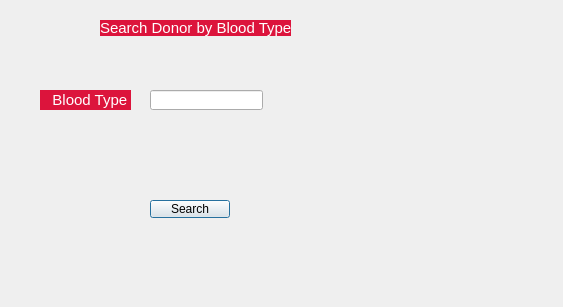
<?xml version="1.0" encoding="UTF-8"?>
<ui version="4.0">
 <class>SearchDonorDialog</class>
 <widget class="QDialog" name="SearchDonorDialog">
  <property name="geometry">
   <rect>
    <x>0</x>
    <y>0</y>
    <width>563</width>
    <height>307</height>
   </rect>
  </property>
  <property name="windowTitle">
   <string>Dialog</string>
  </property>
  <widget class="QLabel" name="label">
   <property name="geometry">
    <rect>
     <x>40</x>
     <y>90</y>
     <width>91</width>
     <height>20</height>
    </rect>
   </property>
   <property name="styleSheet">
    <string notr="true">QLabel{
font-size:15px;
background: crimson;
color:white;
}</string>
   </property>
   <property name="text">
    <string>   Blood Type</string>
   </property>
  </widget>
  <widget class="QLineEdit" name="lineEdit">
   <property name="geometry">
    <rect>
     <x>150</x>
     <y>90</y>
     <width>113</width>
     <height>20</height>
    </rect>
   </property>
  </widget>
  <widget class="QPushButton" name="pushButton">
   <property name="geometry">
    <rect>
     <x>150</x>
     <y>200</y>
     <width>80</width>
     <height>18</height>
    </rect>
   </property>
   <property name="text">
    <string>Search</string>
   </property>
  </widget>
  <widget class="QLabel" name="label_2">
   <property name="geometry">
    <rect>
     <x>100</x>
     <y>20</y>
     <width>191</width>
     <height>16</height>
    </rect>
   </property>
   <property name="styleSheet">
    <string notr="true">QLabel{
font-size:15px;
background: crimson;
color:white;
}</string>
   </property>
   <property name="text">
    <string>Search Donor by Blood Type</string>
   </property>
  </widget>
  <widget class="QLabel" name="label_3">
   <property name="geometry">
    <rect>
     <x>60</x>
     <y>150</y>
     <width>37</width>
     <height>12</height>
    </rect>
   </property>
   <property name="text">
    <string/>
   </property>
  </widget>
 </widget>
 <resources/>
 <connections/>
</ui>
